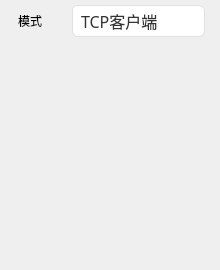
<?xml version="1.0" encoding="UTF-8"?>
<ui version="4.0">
 <class>tcpWidget</class>
 <widget class="QWidget" name="tcpWidget">
  <property name="geometry">
   <rect>
    <x>0</x>
    <y>0</y>
    <width>220</width>
    <height>270</height>
   </rect>
  </property>
  <layout class="QVBoxLayout" name="verticalLayout">
   <property name="spacing">
    <number>0</number>
   </property>
   <property name="leftMargin">
    <number>5</number>
   </property>
   <property name="topMargin">
    <number>5</number>
   </property>
   <property name="rightMargin">
    <number>5</number>
   </property>
   <property name="bottomMargin">
    <number>5</number>
   </property>
   <item>
    <layout class="QHBoxLayout" name="horizontalLayout" stretch="1,3,1,10">
     <property name="leftMargin">
      <number>0</number>
     </property>
     <property name="rightMargin">
      <number>10</number>
     </property>
     <item>
      <spacer name="horizontalSpacer">
       <property name="orientation">
        <enum>Qt::Horizontal</enum>
       </property>
       <property name="sizeHint" stdset="0">
        <size>
         <width>40</width>
         <height>20</height>
        </size>
       </property>
      </spacer>
     </item>
     <item>
      <widget class="QLabel" name="modeLabel">
       <property name="minimumSize">
        <size>
         <width>35</width>
         <height>0</height>
        </size>
       </property>
       <property name="text">
        <string>模式</string>
       </property>
      </widget>
     </item>
     <item>
      <spacer name="horizontalSpacer_2">
       <property name="orientation">
        <enum>Qt::Horizontal</enum>
       </property>
       <property name="sizeHint" stdset="0">
        <size>
         <width>40</width>
         <height>20</height>
        </size>
       </property>
      </spacer>
     </item>
     <item>
      <widget class="QComboBox" name="modeCombo">
       <property name="minimumSize">
        <size>
         <width>100</width>
         <height>0</height>
        </size>
       </property>
       <property name="maximumSize">
        <size>
         <width>160</width>
         <height>32</height>
        </size>
       </property>
       <property name="font">
        <font>
         <family>微软雅黑</family>
         <pointsize>-1</pointsize>
        </font>
       </property>
       <property name="styleSheet">
        <string notr="true">/* 统一所有输入框（QLineEdit + QComboBox）的样式 */
QLineEdit, QComboBox {
    background-color: #ffffff;
    border: 1px solid #e0e0e0;
    border-radius: 6px;
    padding: 6px 8px;
    font-size: 16px;
    color: #333333;
}

/* QComboBox 下拉箭头区域样式（避免额外凸起 + 无警告） */
QComboBox::drop-down {
    border: none;
    background-color: transparent;
    width: 20px;
}
QComboBox::down-arrow {
    image: none;
    width: 12px;
    height: 12px;
}

/* 聚焦状态保持一致 */
QLineEdit:focus, QComboBox:focus {
    border: 1px solid #40a9ff;
    outline: none;
}</string>
       </property>
       <item>
        <property name="text">
         <string>TCP客户端</string>
        </property>
       </item>
       <item>
        <property name="text">
         <string>TCP服务端</string>
        </property>
       </item>
       <item>
        <property name="text">
         <string>UDP</string>
        </property>
       </item>
      </widget>
     </item>
    </layout>
   </item>
   <item>
    <widget class="QStackedWidget" name="stackedWidget"/>
   </item>
  </layout>
 </widget>
 <resources/>
 <connections/>
</ui>
